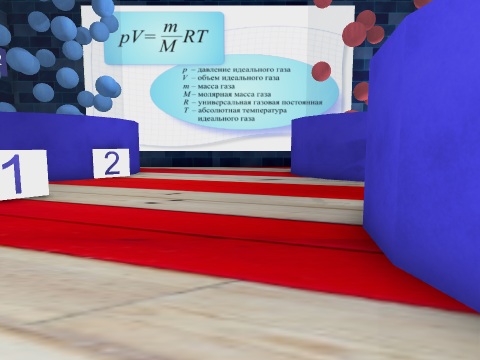
View 1 (above)

22 first-person views from a walk through a 3-D level made in the Unity game engine. The camera is 1.3 m above the floor, tilts 6° down and sees 75° across. The floor is counted in squares, 1 m on a side. Each view is taken from the middle of a square. On the plan, view 1 faces up. The plan holds only what a view shows up to about 14 squares ahead; the rest is blank. The player character is not drawn. Some surface patterns are stand-ins.

View 2
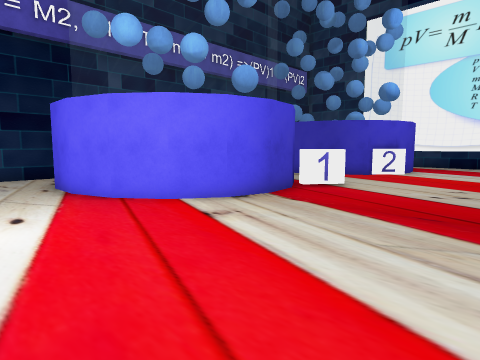

View 3
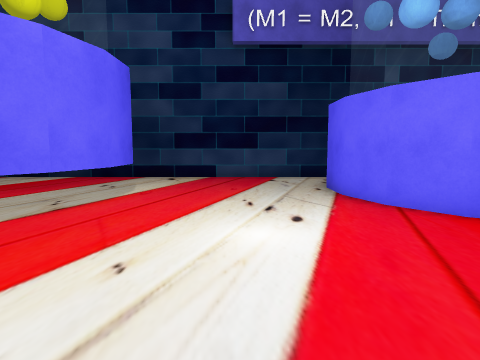

View 4
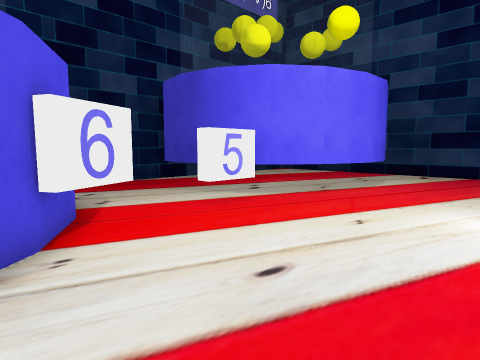

View 5
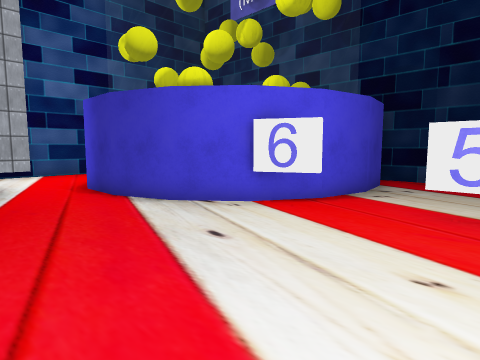

View 6
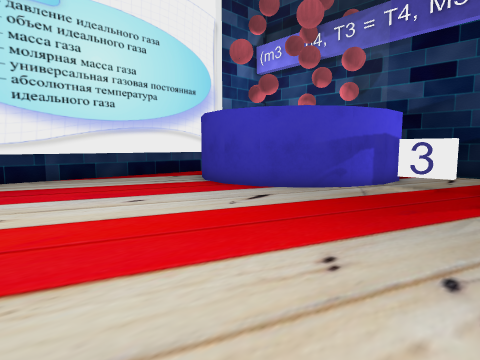

View 7
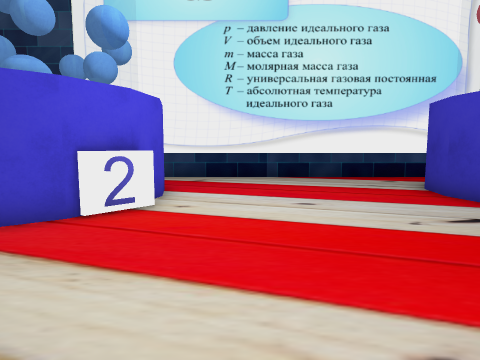

View 8
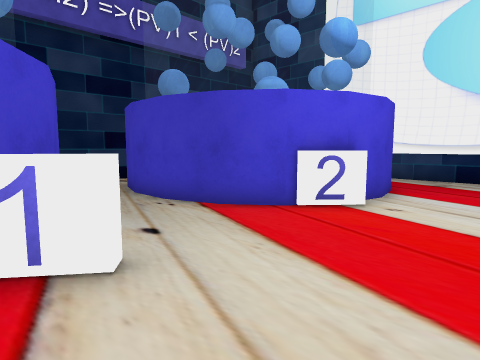

View 9
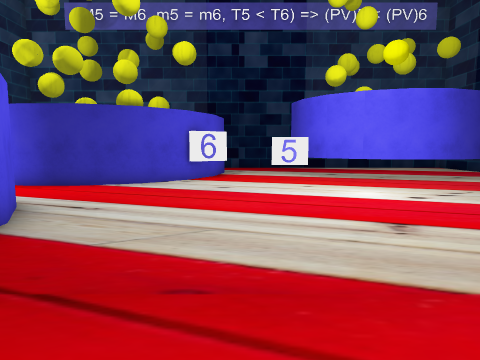

View 10
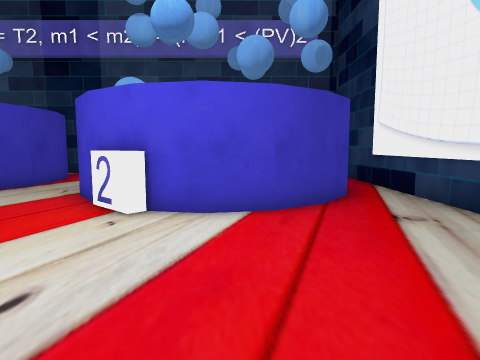

View 11
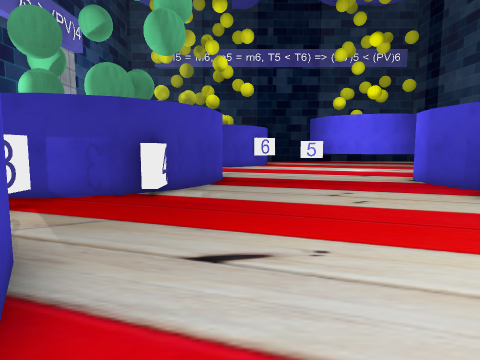

View 12
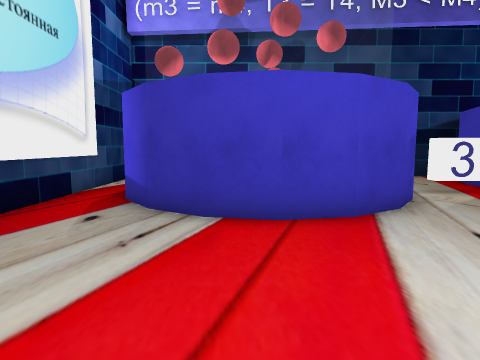

View 13
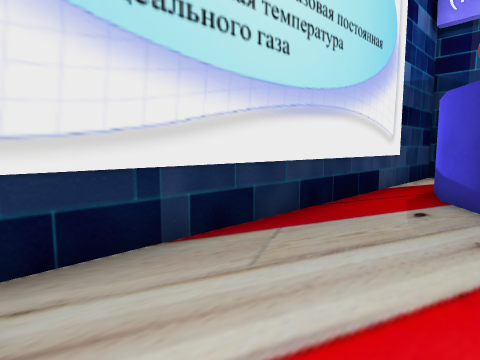

View 14
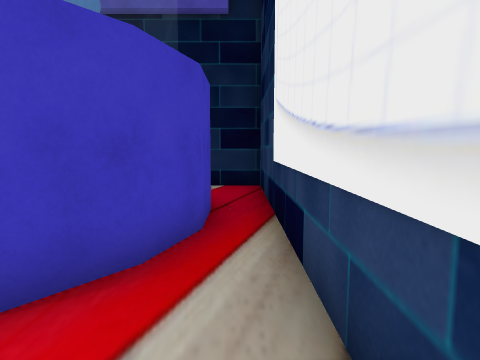

View 15
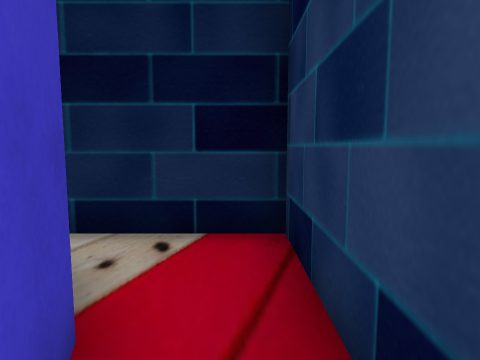

View 16
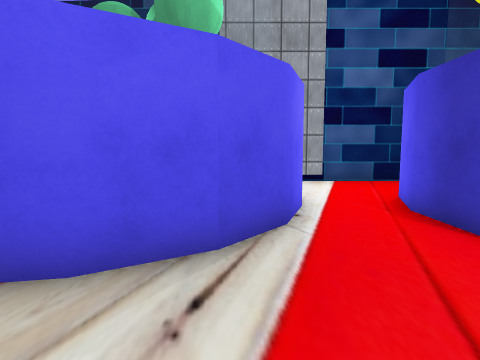

View 17
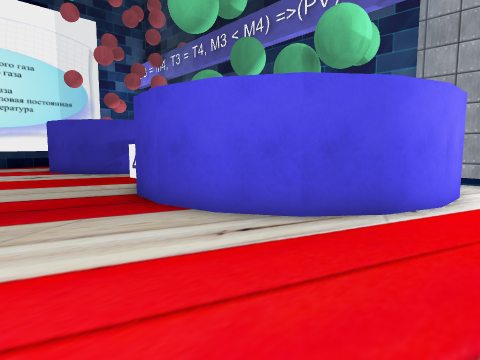

View 18
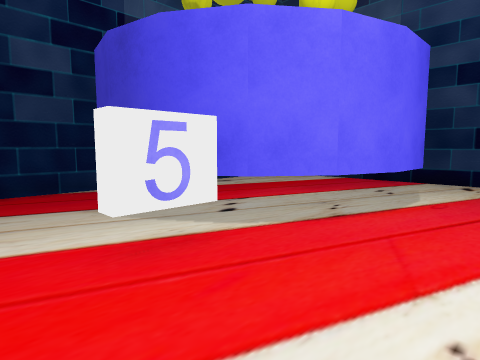

View 19
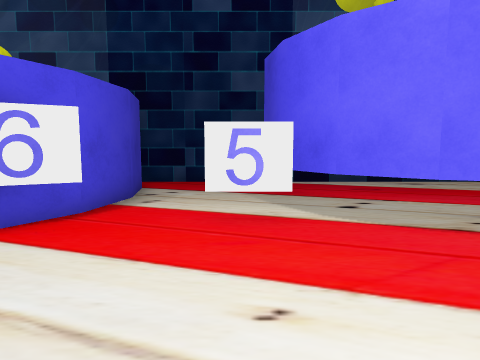

View 20
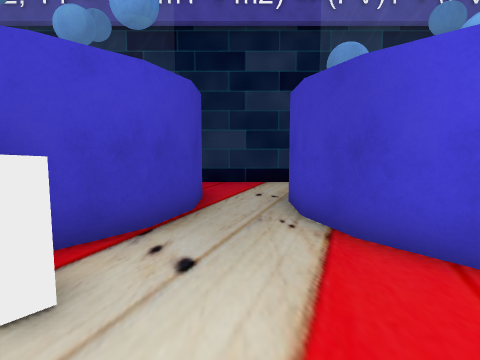

View 21
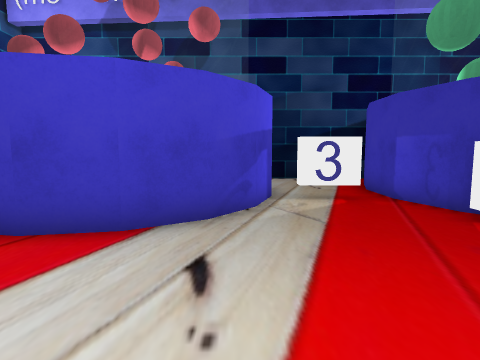

View 22
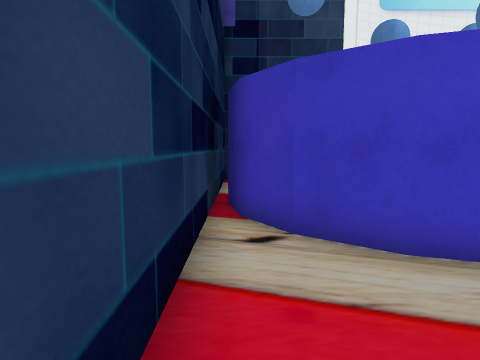

### Floor plan
Key: @ floor where view 1 was taken; # wall or solid block; . floor; T thing the floor can be seen under or through; O other object.
Columns run from 15 left of view 1 to 11 right of it. Each row starts with its distance up from view 1.
 21 ###########################
 20 #.........................#
 19 #..######...........##
 18 #.      ##.........##
 17 #        #........##
 16          ##.......#
 15          ##.......#
 14 ###      #O.......#
 13 #.#      O........##
 12 #.### ###..........###
 11 #...###..............###  #
 10 #....................O....#
  9 #..####..............O....#
  8  .    ###OO.......O.#######
  7         #O........O##
  6         ##........##
  5          #.......##
  4          #.......#
  3         ##.......#
  2 #      ##........#
  1 #.. ####.........##
  0 #..............@..##
 -1 #..................##### .#
 -2 #.........................#
 -3 #.........................#
 -4 #................######...#
 -5 #....TTT.......###      ..#
 -6 #..TT  T##OO..O#          #
 -7 #.       ##O..##
 -8 #.        #...#
 -9 #         #...#
-10           #...#
-11           #...#
-12           .....
-13          #######

Positions as (right, up) in squares from view 1, and headings:
1: (0, 0), facing up
2: (0, -2), facing up-left
3: (-1, -2), facing left
4: (1, -1), facing down-left
5: (-5, 0), facing down-right
6: (-5, 7), facing up-right
7: (-3, 7), facing up
8: (-2, 7), facing up-left
9: (-2, 7), facing down
10: (1, 16), facing left
11: (1, 16), facing down
12: (-3, 16), facing right
13: (-4, 17), facing up-right
14: (-4, 20), facing left
15: (-10, 20), facing left
16: (-1, 0), facing right
17: (-2, -3), facing up-right
18: (-2, -3), facing down-left
19: (-4, -1), facing down
20: (-3, 10), facing left
21: (-2, 12), facing right
22: (-14, 8), facing up
